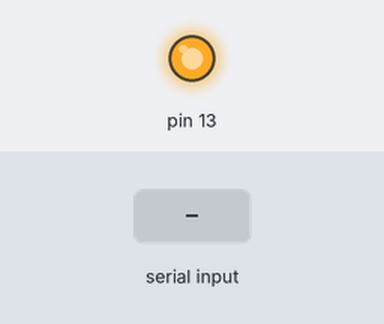
Recording of a sketch running on a simulated Arduino Uno, built with avr-gcc and run on an emulated ATmega328P. Parts: output pins drawn as LEDs (lit = HIGH). The test bench sets the inputs (shaded band). What the sketch prints to the serial monitor is not drawn.

Above: at 1.2 s.
1.3 s: "90,45\n" received over Serial
2.8 s: "0\n" received over Serial
Timing chart, 0 to 5.8 s (numbered marks = the images above; inputs shaded):
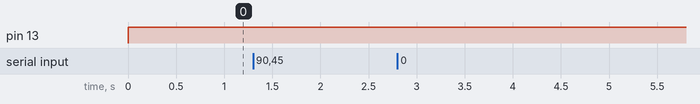

The sketch:

M3508Test02.ino
```cpp
#include <mcp_can.h>
#include <SPI.h>
#include "PIDController.ino"

// [SPIメモ]
// CS: pin 10
// MISO: pin 12
// MOSI: pin 11
// SCK: pin 13
MCP_CAN CAN(10); // CAN CS: pin 10

constexpr uint16_t can_id = 0x200;
constexpr uint32_t can_send_interval = 100;
constexpr uint32_t can_receive_interval = 100;
constexpr uint32_t serial_read_interval = 100;

// PID制御用定数
constexpr float kp = 0.5f;
constexpr float ki = 0.0003f;
constexpr float kd = 40;
constexpr float clamping_output = 2000;

/// @brief 前回のCAN送信時間
uint32_t previous_can_send_millis;
/// @brief 前回のCAN受信時間
uint32_t previous_can_receive_millis;
/// @brief 前回のシリアル受信時間
uint32_t previous_serial_read_millis;

void setup()
{
    pinMode(13, OUTPUT);
    Serial.begin(115200);

    if (CAN.begin(MCP_ANY, CAN_1000KBPS, MCP_8MHZ) == CAN_OK)
    {
        Serial.println("Init OK!");
        CAN.setMode(MCP_NORMAL);
    }
    else
    {
        Serial.println("Init Fail!");
        Serial.println("");
    }

    previous_can_send_millis = millis();
    previous_can_receive_millis = millis();
}

void loop()
{
    static PIDController pid_controller{kp, ki, kd, clamping_output, can_send_interval};

    /// @brief モータに送信する電流値(mA)
    static int32_t command_currents[4] = {0, 0, 0, 0};

    /// @brief loop()の実行回数
    static uint32_t count;

    // CANで制御量を送信
    if ((millis() - previous_can_send_millis) > can_send_interval)
    {
        command_currents[0] = pid_controller.update_output();
        uint8_t tx_buf[8];
        milli_amperes_to_bytes(command_currents, tx_buf);

        CAN.sendMsgBuf(can_id, 0, 8, tx_buf);

        previous_can_send_millis = millis();
    }

    // CANでフィードバック値を受信
    if ((millis() - previous_can_receive_millis) > can_receive_interval)
    {
        if (CAN.checkReceive() == CAN_MSGAVAIL)
        {
            uint32_t rx_id;
            uint8_t length;
            uint8_t rx_buf[8];
            CAN.readMsgBuf(reinterpret_cast<unsigned long *>(&rx_id), &length, rx_buf); // 明示的に型キャストしないとなぜかLSPに怒られる

            uint32_t controller_id = rx_id - 0x200;
            float angle;
            int16_t rpm;
            int16_t amp;
            uint8_t temp;
            derive_feedback_fields(rx_buf, &angle, &rpm, &amp, &temp);

            pid_controller.set_feedback_values(angle, rpm, amp, temp);
        }
        previous_can_receive_millis = millis();
    }

    // シリアル通信で制御目標値を受信
    if ((millis() - previous_serial_read_millis) > serial_read_interval)
    {
        if (Serial.available())
        {
            delay(1); // 一連のシリアル信号をすべて受信するまで待つ
            String input_string = "";
            while (Serial.available() > 0)
            {
                char input_char = Serial.read();
                input_string.concat(input_char);
            }
            pid_controller.set_target_rpm(input_string.toInt());
            Serial.print("Set target rpm to: ");
            Serial.print(input_string);
            Serial.print("\n\n");
        }
        previous_serial_read_millis = millis();
    }

    digitalWrite(13, HIGH);
    count++;
}

/// @brief 4つの電流値を、CANで速度コントローラに送信するデータへ変換
/// @param milli_amperes 4つの-20000\~20000の電流値(mA)を格納した配列 (要素番号と速度コントローラIDが対応)
/// @param out_tx_buf 結果の書き込み用配列
void milli_amperes_to_bytes(const int32_t milli_amperes[4], uint8_t out_tx_buf[8])
{
    uint8_t i;
    for (i = 0; i < 4; i++)
    {
        int32_t milli_ampere = milli_amperes[i] * 16384 / 20000;
        uint8_t upper = (milli_ampere >> 8) & 0xFF;
        uint8_t lower = milli_ampere & 0xFF;
        out_tx_buf[i * 2] = upper;
        out_tx_buf[i * 2 + 1] = lower;
    }
}

/// @brief 速度コントローラから受け取ったデータから、フィードバック値を導出
/// @param rx_buf CANで受信した配列
/// @param out_angle ロータの角度(0°\~360°) (結果書き込み用)
/// @param out_rpm 回転速度(rpm) (結果書き込み)
/// @param out_amp 実際のトルク電流(?) (結果書き込み用)
/// @param out_temp モータの温度(℃) (結果書き込み用)
void derive_feedback_fields(const uint8_t rx_buf[8], float *out_angle, int16_t *out_rpm, int16_t *out_amp, uint8_t *out_temp)
{
    *out_angle = (float)(rx_buf[0] << 8 | rx_buf[1]) * 360.0f / 8191.0f;
    *out_rpm = rx_buf[2] << 8 | rx_buf[3];
    *out_amp = rx_buf[4] << 8 | rx_buf[5];
    *out_temp = rx_buf[6];
}
```

PIDController.ino
```cpp
constexpr uint8_t debug_print_cycle = 10;

/// @brief PID制御を行う。フィードバック値を保持し、出力値を計算する。
class PIDController
{
private:
    /// @brief PID制御のpゲイン
    const float kp;
    /// @brief PID制御のiゲイン
    const float ki;
    /// @brief PID制御のdゲイン
    const float kd;
    /// @brief 最大出力(積分器のanti-windup用)
    const float clamping_output;
    /// @brief update_output()の実行間隔
    const uint32_t interval;

    /// @brief モータの現在の角度(°)
    float angle;
    /// @brief モータの現在の回転数(rpm)
    int16_t rpm;
    /// @brief モータに現在実際に流れている電流量(mA)
    int16_t amp;
    /// @brief モータの現在の温度(℃)
    int8_t temp;

    /// @brief 制御目標値(rpm)
    int16_t target_rpm;

    float integral;
    float previous_error;
    uint32_t count;

public:
    /// @brief PIDControllerクラスのコンストラクタ
    /// @param kp pゲイン
    /// @param ki iゲイン
    /// @param kd dゲイン
    /// @param clamping_output 最大出力(積分器のanti-windup用)
    /// @param interval update_output()の実行間隔
    PIDController(const float kp, const float ki, const float kd, const float clamping_output, const uint32_t interval)
        : kp(kp), ki(ki), kd(kd), clamping_output(clamping_output), interval(interval)
    {
        count = 0;
    }

    /// @brief フィードバック値を設定
    /// @param angle モータの現在の角度(°)
    /// @param rpm モータの現在の回転数(rpm)
    /// @param amp モータに現在実際に流れている電流量(mA)
    /// @param temp モータの現在の温度(℃)
    void set_feedback_values(const float angle, const int16_t rpm, const int16_t amp, const uint8_t temp)
    {
        this->angle = angle;
        this->rpm = rpm;
        this->amp = amp;
        this->temp = temp;
        if (count % debug_print_cycle == 0)
        {
            Serial.print("Received: \n");
            Serial.print("angle: ");
            Serial.print(angle);
            Serial.print(", ");
            Serial.print("rpm: ");
            Serial.print(rpm);
            Serial.print(", ");
            Serial.print("amp: ");
            Serial.print(amp);
            Serial.print(", ");
            Serial.print("temp: ");
            Serial.print(temp);
            Serial.print("\n\n");
        }
    }

    /// @brief 制御目標値を設定
    /// @param target_rpm 制御目標値(rpm)
    void set_target_rpm(const int16_t target_rpm)
    {
        this->target_rpm = target_rpm;
    }

    /// @brief 内部状態からPID出力値を計算し、内部状態を更新
    /// @return 出力値
    float update_output()
    {
        float current_error = static_cast<float>(target_rpm - rpm);
        integral += current_error * static_cast<float>(interval);
        float derivative = (current_error - previous_error) / static_cast<float>(interval);
        float raw_output = kp * current_error + ki * integral + kd * derivative;

        float clamped_output = min(max(raw_output, -clamping_output), clamping_output);
        if (raw_output != clamped_output && (raw_output * current_error > 0))
        {
            integral = 0;
        }

        if (count % debug_print_cycle == 0)
        {
            Serial.print("Sent: \n");
            Serial.print("output: ");
            Serial.print(clamped_output);
            Serial.print("mA, ");
            Serial.print("p: ");
            Serial.print(kp * current_error);
            Serial.print(", ");
            Serial.print("i: ");
            Serial.print(ki * integral);
            Serial.print(", ");
            Serial.print("d: ");
            Serial.print(kd * derivative);
            Serial.print(", ");
            Serial.print("current rpm: ");
            Serial.print(rpm);
            Serial.print("rpm, ");
            Serial.print("target rpm: ");
            Serial.print(target_rpm);
            Serial.print("rpm, ");
            Serial.print("error: ");
            Serial.print(current_error);
            Serial.print("rpm, ");
            Serial.print("\n\n");
        }

        previous_error = current_error;

        count++;
        return clamped_output;
    }
};
```

Measured:
- after the input at 1.3 s, every drawn part: stays the same
- after the input at 2.8 s, every drawn part: stays the same
